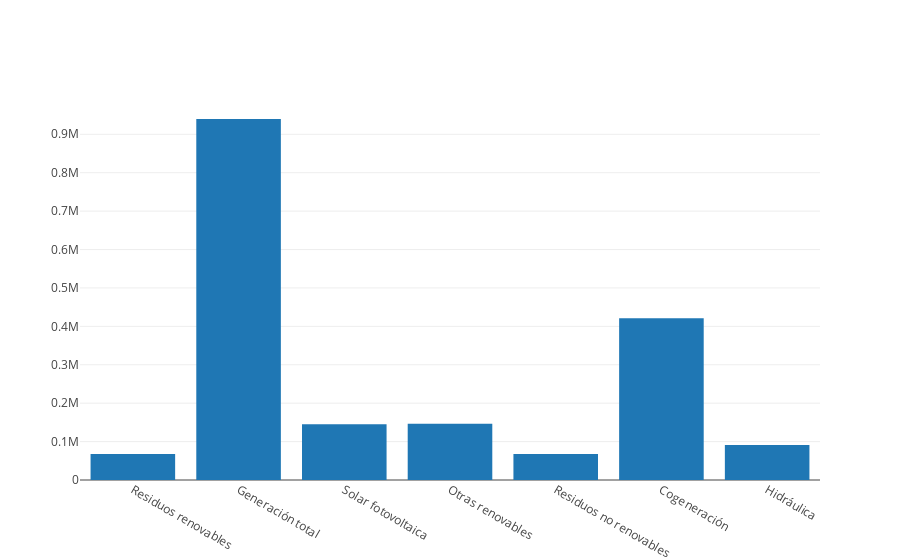

Write notebook code for a chart like this one.
### Code cell
// Realizar el groupBy y sumar la columna "value"
val dfGrouped = dfFinalGeneracion23Madrid
  .groupBy($"TipoEnergia")
  .agg(sum($"value").alias("total_value"))

// Seleccionar la columna "total_value" y convertirla a Seq[Double]
val totalValues = dfGrouped
  .select($"total_value")
  .as[Double]
  .collect()
  .toSeq
val tipos = dfFinalGeneracion23Madrid.select($"TipoEnergia").distinct().as[String].collect.toSeq
// Mostrar los resultados
totalValues.foreach(println)
val data = Seq(
  Bar(
    tipos,
    totalValues
  )
)

plot(data)

### Figure 1 — Plotly figure (JSON) as saved in the notebook; plotly's stock layout.template omitted (floating-point values rounded to 4 significant figures)
{"data": [{"type": "bar", "x": ["Residuos renovables", "Generación total", "Solar fotovoltaica", "Otras renovables", "Residuos no renovables", "Cogeneración", "Hidráulica"], "y": [67690.0, 939800.0, 145300.0, 146700.0, 67690.0, 421200.0, 91240.0]}], "layout": {"autosize": true, "xaxis": {"autorange": true, "range": [-0.5, 6.5], "type": "category"}, "yaxis": {"autorange": true, "range": [0, 989300.0], "type": "linear"}}}
